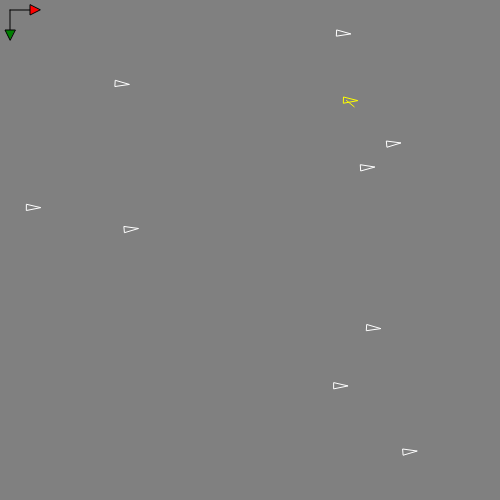
Frame 1 (no input)
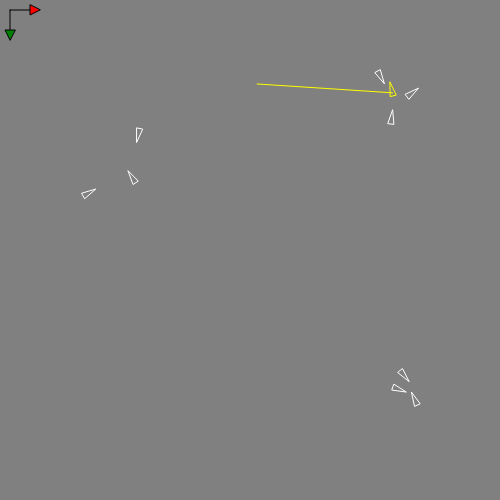
Frame 60 (no input)
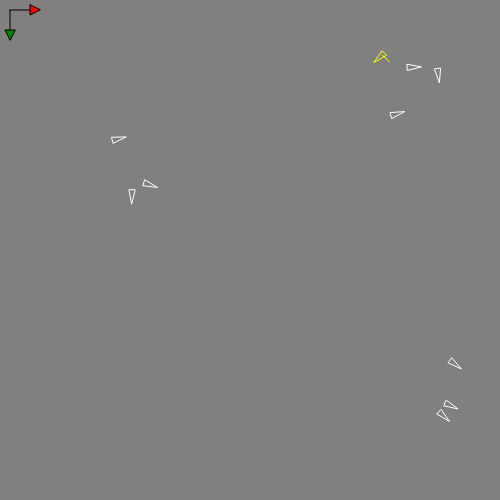
Frame 120 (the mouse pressed at the canvas centre since frame 60)

The p5.js sketch that drew these frames (run headless with seeded random() and noise() and a simulated clock; from frame 60 on, the mouse is pressed at the canvas centre):

// p5.js sketch
// ── sketch.js
const EPSILON = 1e-5;

const COORD_ARROWS_OFFSET_X = 5;
const COORD_ARROWS_OFFSET_Y = 5;
const COORD_ARROW_HEAD_WIDTH = 10;
const COORD_ARROWS_CENTER_X = COORD_ARROW_HEAD_WIDTH / 2 + COORD_ARROWS_OFFSET_X;
const COORD_ARROWS_CENTER_Y = COORD_ARROW_HEAD_WIDTH / 2 + COORD_ARROWS_OFFSET_Y;
const COORD_ARROWS_LINE_LENGTH = 20;
const COORD_ARROW_HEAD_LEN = 10;

function draw_coord_arrow(orientation, head_color) {
  var coord_arrow_orientation = orientation;
  var coord_arrow_head_base_x = COORD_ARROWS_CENTER_X + COORD_ARROWS_LINE_LENGTH * cos(coord_arrow_orientation);
  var coord_arrow_head_base_y = COORD_ARROWS_CENTER_Y + COORD_ARROWS_LINE_LENGTH * sin(coord_arrow_orientation);
  stroke(color('black'));
  line(COORD_ARROWS_CENTER_X, COORD_ARROWS_CENTER_Y, coord_arrow_head_base_x, coord_arrow_head_base_y);

  var coord_arrow_head_x1 = coord_arrow_head_base_x + COORD_ARROW_HEAD_LEN * cos(coord_arrow_orientation );
  var coord_arrow_head_y1 = coord_arrow_head_base_y + COORD_ARROW_HEAD_LEN * sin(coord_arrow_orientation );
  var coord_arrow_head_x2 = coord_arrow_head_base_x + COORD_ARROW_HEAD_WIDTH / 2 * cos(coord_arrow_orientation + PI * .5);
  var coord_arrow_head_y2 = coord_arrow_head_base_y + COORD_ARROW_HEAD_WIDTH / 2 * sin(coord_arrow_orientation + PI * .5);
  var coord_arrow_head_x3 = coord_arrow_head_base_x + COORD_ARROW_HEAD_WIDTH / 2 * cos(coord_arrow_orientation + PI * 1.5);
  var coord_arrow_head_y3 = coord_arrow_head_base_y + COORD_ARROW_HEAD_WIDTH / 2 * sin(coord_arrow_orientation + PI * 1.5);
  fill(head_color);
  triangle(coord_arrow_head_x1, coord_arrow_head_y1, coord_arrow_head_x2, coord_arrow_head_y2, coord_arrow_head_x3, coord_arrow_head_y3);
}

function rad_into_nPi2Pi(rad) {
  var value = rad % TWO_PI;
  if (value > PI) {
    value -= TWO_PI;
  } else if (value < -PI) {
    value += TWO_PI;
  }
  console.assert(value <= PI, value);
  console.assert(value >= -PI, value);
  return value;
}

const BOID_LEN_FRONT = 10;
const BOID_LEN_BACK = BOID_LEN_FRONT / 2;
const BOID_BACK_ANGLE = .4
const BOID_ORIENTATION_INERTIA = .96;
const BOID_VIEWDIST_CENTER = 150;
const BOID_FACTOR_AGAINST_COLLISION = 1e9;
const BOID_VIEWDIST_AGAINST_COLLISION = 50;
const BOID_VIEWDIST_AGAINST_WALL = 100;
const BOID_FACTOR_AGAINST_WALL = 1e11;

class Boid {
  constructor(pos_x, pos_y) {
    this.pos_x = pos_x;
    this.pos_y = pos_y;
    this.orientation = 0.;
    
    this.speed = 1;

    this.viewdist_center = BOID_VIEWDIST_CENTER;
    this.factor_against_wall = BOID_FACTOR_AGAINST_WALL;
    this.viewdist_against_wall = BOID_VIEWDIST_AGAINST_WALL;

    this._draw_debug = false;
  }

  set draw_debug(flag) {
    this._draw_debug = flag;
  }

  draw() {
    var boid_triangle_x1 = this.pos_x + BOID_LEN_FRONT * cos(this.orientation);
    var boid_triangle_y1 = this.pos_y + BOID_LEN_FRONT * sin(this.orientation);
    var boid_triangle_x2 = this.pos_x + BOID_LEN_BACK * cos(this.orientation + PI * (1 - BOID_BACK_ANGLE / 2));
    var boid_triangle_y2 = this.pos_y + BOID_LEN_BACK * sin(this.orientation + PI * (1 - BOID_BACK_ANGLE / 2));
    var boid_triangle_x3 = this.pos_x + BOID_LEN_BACK * cos(this.orientation + PI * (1 + BOID_BACK_ANGLE / 2));
    var boid_triangle_y3 = this.pos_y + BOID_LEN_BACK * sin(this.orientation + PI * (1 + BOID_BACK_ANGLE / 2));

    noFill();
    stroke(color('white'));
    if (this._draw_debug) {
      stroke('yellow');
    }
    triangle(boid_triangle_x1, boid_triangle_y1, boid_triangle_x2, boid_triangle_y2, boid_triangle_x3, boid_triangle_y3);
  }

  step() {
    var target_direction_for_center_of_mass = this.get_direction_for_center_of_mass(boids);
    var target_direction = {x: 0, y: 0};
    target_direction.x += target_direction_for_center_of_mass.x;
    target_direction.y += target_direction_for_center_of_mass.y;
    
    var direction_against_collisions = this.get_direction_against_collisions(boids);
    target_direction.x += direction_against_collisions.x * BOID_FACTOR_AGAINST_COLLISION;
    target_direction.y += direction_against_collisions.y * BOID_FACTOR_AGAINST_COLLISION;

    var direction_against_wall = this.get_direction_against_wall();
    target_direction.x += direction_against_wall.x * this.factor_against_wall;
    target_direction.y += direction_against_wall.y * this.factor_against_wall;

    if (this._draw_debug) {
      stroke('yellow');
      line(this.pos_x, this.pos_y, this.pos_x + target_direction.x * 10, this.pos_y + target_direction.y * 10)
    }
    this.steer_toward_direction(target_direction);

    this.pos_x += this.speed * cos(this.orientation);
    this.pos_y += this.speed * sin(this.orientation);
  }

  get_direction_against_wall() {
    var fake_boids = [];
    if (this.pos_x <= 0 + this.viewdist_against_wall) {
      fake_boids.push({position: {x: 0, y: this.pos_y}});
    }
    if (this.pos_x >= FIELD_WIDTH - this.viewdist_against_wall) {
      fake_boids.push({position: {x: FIELD_WIDTH, y: this.pos_y}});
    }
    if (this.pos_y <= 0 + this.viewdist_against_wall) {
      fake_boids.push({position: {x: this.pos_x, y: 0}});
    }
    if (this.pos_y >= FIELD_WIDTH - this.viewdist_against_wall) {
      fake_boids.push({position: {x: this.pos_x, y: FIELD_HEIGHT}});
    }
    return this.get_direction_against_collisions(fake_boids);
  }

  get_direction_against_collisions(boids) {
    var dir = {x: 0, y: 0};
    var count = 0;
    boids.forEach(function (boid, boid_id, boids_) {
      if (get_vector_length(this.get_vector_to_position(boid.position)) <= BOID_VIEWDIST_AGAINST_COLLISION && boid != this) {
        var next = this.get_direction_against_collision(boid);
        dir.x += next.x;
        dir.y += next.y;
        count += 1;
      }
    }, this);
    if (count >= 1) {
      dir.x /= count;
      dir.y /= count;
    }
    return dir;
  }

  get position() {
    return {
      x: this.pos_x,
      y: this.pos_y
    };
  }

  get_direction_against_collision(boid) {
    var vec = this.get_vector_to_position(boid.position);
    var dir = this.get_target_direction_for_position(boid.position);
    dir.x *= -1 / exp(get_vector_length(vec));
    dir.y *= -1 / exp(get_vector_length(vec));
    return dir;
  }

  get_vector_to_position(pos) {
    return {
      x: pos.x - this.pos_x,
      y: pos.y - this.pos_y
    };
  }

  steer_toward_orientation(target_orientation) {
    var orientation_difference = target_orientation - rad_into_nPi2Pi(this.orientation);
    orientation_difference = rad_into_nPi2Pi(orientation_difference);
    this.orientation += orientation_difference * (1 - BOID_ORIENTATION_INERTIA);
  }

  steer_toward_direction(direction) {
    var target_orientation = atan2(direction.y, direction.x);
    this.steer_toward_orientation(target_orientation);
  }

  get_direction_for_center_of_mass(boids) {
    return this.get_target_direction_for_position(this.get_boids_center_of_mass(boids));
  }

  steer_toward_center_of_mass(boids) {
    var target = this.get_boids_center_of_mass(boids);
    this.steer_toward(target);
  }

  get_target_direction_for_position(target_pos) {
    var target_vector_x = target_pos.x - this.pos_x;
    var target_vector_y = target_pos.y - this.pos_y;
    var vector_length = sqrt(pow(target_vector_x, 2) + pow(target_vector_y, 2)) + EPSILON;
    return {
      x: target_vector_x / vector_length,
      y: target_vector_y / vector_length
    };
  }

  steer_toward(target_pos) {
    var target_direction = this.get_target_direction_for_position(target_pos);
    this.steer_toward_direction(target_direction);
  }

  get_boids_center_of_mass(boids) {
    var boids_x = 0;
    var boids_y = 0;
    var count = 0;
    boids.forEach(function(boid, boid_id, boids_) {
      if (get_vector_length(this.get_vector_to_position(boid.position)) <= this.viewdist_center) {
        boids_x += boid.pos_x;
        boids_y += boid.pos_y;
        count += 1;
      }
    }, this)
    if (count >= 1) {
      boids_x /= count;
      boids_y /= count;
    }
    return {
      x: boids_x,
      y: boids_y
    };
  }
}

function get_vector_length(vec) {
  return sqrt(pow(vec.x, 2) + pow(vec.y, 2));
}

var boids = [];
const NUM_BOIDS = 10;
const FIELD_HEIGHT = 500;
const FIELD_WIDTH = 500;

function setup() {
  createCanvas(FIELD_WIDTH, FIELD_HEIGHT);

  for (boid_id = 0; boid_id < NUM_BOIDS; boid_id++) {
    boids.push(new Boid(random(FIELD_WIDTH - BOID_LEN_FRONT - BOID_LEN_BACK), random(FIELD_HEIGHT - BOID_LEN_FRONT - BOID_LEN_BACK)));
  }
  boids[0].draw_debug = true;
}

function draw() {
  clear();
  background('gray');

  draw_coord_arrow(0., color('red'));
  draw_coord_arrow(HALF_PI, color('green'));

  boids.forEach(function(boid, boid_id, boids_) {
    boid.step();
    boid.draw();
  })
}
